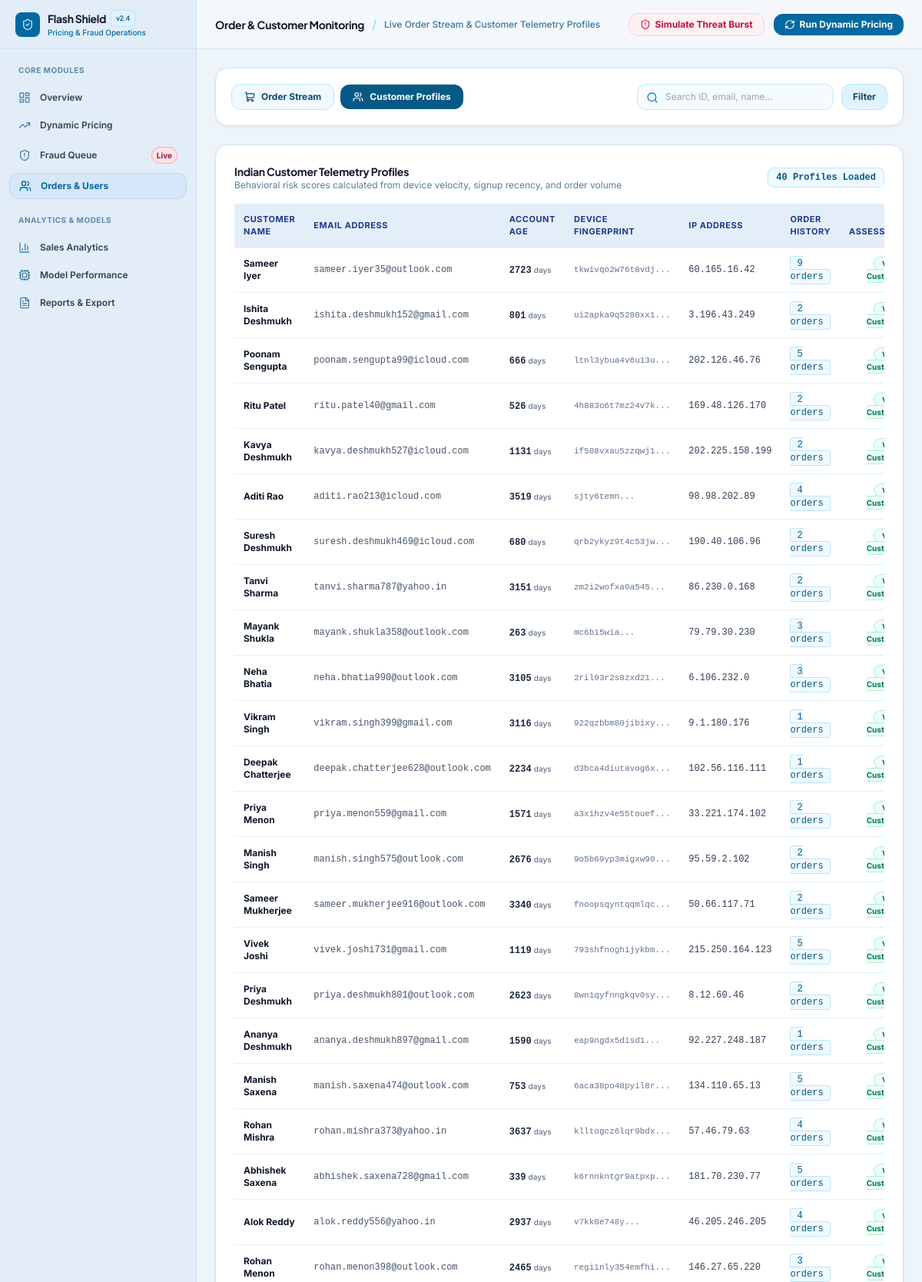
The page /admin/orders-users?tab=customers (upper part) on the database its author committed.
### app/models.py (models this page shows, shortened)
class Customer(UserMixin, db.Model):
    __tablename__ = 'customers'
    id = db.Column(db.String(64), primary_key=True, default=generate_uuid)
    name = db.Column(db.String(255), nullable=False)
    email = db.Column(db.String(255), unique=True, nullable=False)
    password_hash = db.Column(db.String(255), nullable=True)
    signup_date = db.Column(db.String(50), nullable=True)
    device_id = db.Column(db.String(255), nullable=True)
    ip_address = db.Column(db.String(100), nullable=True)
    account_age_days = db.Column(db.Integer, nullable=False, default=30)
    orders = db.relationship('Order', backref='customer', lazy='dynamic', order_by='Order.order_timestamp.desc()')

### app/dashboard/routes.py (the view)
@dashboard_bp.route('/orders-users')
def orders_users():
    search = request.args.get('q', '').strip()
    status_filter = request.args.get('status', '').strip()
    tab = request.args.get('tab', 'orders')
    orders_query = Order.query.order_by(Order.order_timestamp.desc())
    if status_filter:
        orders_query = orders_query.filter_by(status=status_filter)
    if search:
        orders_query = orders_query.filter(
            (Order.id.ilike(f'%{search}%')) | (Order.coupon_code.ilike(f'%{search}%'))
        )
    orders = orders_query.limit(40).all()
    cust_query = Customer.query
    if search:
        cust_query = cust_query.filter(
            (Customer.name.ilike(f'%{search}%')) | (Customer.email.ilike(f'%{search}%'))
        )
    customers = cust_query.limit(40).all()
    return render_template(
        'admin/orders_users.html',
        orders=orders,
        customers=customers,
        current_tab=tab,
        search_query=search,
        selected_status=status_filter
    )

### app/dashboard/routes.py (called while the page is built)
@dashboard_bp.before_request
def require_admin():
    if request.endpoint != 'auth.admin_login' and not session.get('is_admin'):
        pass

### app/templates/admin/orders_users.html (shortened to what this page needs)
{% extends "admin/layout.html" %}
{% block admin_title %}Order & Customer Monitoring{% endblock %}
{% block admin_subtitle %}Live Order Stream & Customer Telemetry Profiles{% endblock %}
{% block admin_content %}
<div class="p-5 admin-card flex flex-col md:flex-row md:items-center justify-between gap-4">
  <div class="flex items-center gap-2">
    <a href="{{ url_for('dashboard.orders_users', tab='orders', status=selected_status) }}"
      class="flex items-center gap-2 px-4 py-2 rounded-xl text-xs font-bold transition-all
      {% if current_tab == 'orders' %} bg-sky-800 text-white shadow-xs
      {% else %} bg-sky-50 text-sky-900 hover:bg-sky-100 border border-sky-200 {% endif %}">
      <i data-lucide="shopping-cart" class="w-3.5 h-3.5"></i>
      <span>Order Stream</span>
    </a>
    <a href="{{ url_for('dashboard.orders_users', tab='customers') }}"
      class="flex items-center gap-2 px-4 py-2 rounded-xl text-xs font-bold transition-all
      {% if current_tab == 'customers' %} bg-sky-800 text-white shadow-xs
      {% else %} bg-sky-50 text-sky-900 hover:bg-sky-100 border border-sky-200 {% endif %}">
      <i data-lucide="users" class="w-3.5 h-3.5"></i>
      <span>Customer Profiles</span>
    </a>
  </div>
  <form action="{{ url_for('dashboard.orders_users') }}" method="GET" class="flex items-center gap-2.5">
    <div class="relative">
      <input type="text" name="q" placeholder="Search ID, email, name..." value="{{ search_query }}"
        class="w-56 sm:w-64 pl-9 pr-4 py-2 bg-sky-50/60 border border-sky-200 focus:bg-white focus:border-sky-500 rounded-xl text-xs text-slate-900 outline-none transition-all">
      <i data-lucide="search" class="w-4 h-4 text-sky-600 absolute left-3 top-2.5"></i>
    </div>
    <button type="submit" class="px-3.5 py-2 bg-sky-100 hover:bg-sky-200 text-sky-900 rounded-xl text-xs font-bold border border-sky-200 transition-all">Filter</button>
  </form>
</div>
{% if current_tab == 'orders' %}
  <div class="p-6 admin-card space-y-4">
    <div class="flex items-center justify-between">
      <div>
        <h3 class="text-sm font-bold text-slate-900 font-display">Live Order Transactions</h3>
        <p class="text-xs text-sky-900/70">Real-time stream of purchases screened by dynamic pricing and fraud models</p>
      </div>
      <div class="flex items-center gap-1.5 text-xs">
        <a href="{{ url_for('dashboard.orders_users', tab='orders') }}" class="px-2.5 py-1 rounded-lg font-bold {% if not selected_status %}bg-sky-800 text-white{% else %}text-sky-900 hover:bg-sky-100 bg-sky-50 border border-sky-200{% endif %}">All</a>
        <a href="{{ url_for('dashboard.orders_users', tab='orders', status='APPROVED') }}" class="px-2.5 py-1 rounded-lg font-bold {% if selected_status == 'APPROVED' %}bg-emerald-600 text-white{% else %}text-sky-900 hover:bg-sky-100 bg-sky-50 border border-sky-200{% endif %}">Approved</a>
        <a href="{{ url_for('dashboard.orders_users', tab='orders', status='REVIEW') }}" class="px-2.5 py-1 rounded-lg font-bold {% if selected_status == 'REVIEW' %}bg-amber-600 text-white{% else %}text-sky-900 hover:bg-sky-100 bg-sky-50 border border-sky-200{% endif %}">Under Review</a>
        <a href="{{ url_for('dashboard.orders_users', tab='orders', status='BLOCKED') }}" class="px-2.5 py-1 rounded-lg font-bold {% if selected_status == 'BLOCKED' %}bg-rose-600 text-white{% else %}text-sky-900 hover:bg-sky-100 bg-sky-50 border border-sky-200{% endif %}">Blocked</a>
      </div>
    </div>
    <div class="overflow-x-auto">
      <table class="w-full text-left text-xs">
        <thead>
          <tr class="admin-table-header">
            <th class="py-3 px-3">Order ID</th>
            <th class="py-3 px-3">Customer</th>
            <th class="py-3 px-3">Product SKU</th>
            <th class="py-3 px-3">Qty</th>
            <th class="py-3 px-3">Total Paid</th>
            <th class="py-3 px-3">Coupon</th>
            <th class="py-3 px-3">Sale Type</th>
            <th class="py-3 px-3">Timestamp</th>
            <th class="py-3 px-3 text-right">Status</th>
          </tr>
        </thead>
        <tbody class="divide-y divide-slate-100 font-medium">
          {% for order in orders %}
            <tr class="hover:bg-slate-50 transition-colors">
              <td class="py-3 px-3 font-mono text-slate-900 font-bold">#{{ order.id[:8] }}</td>
              <td class="py-3 px-3">
                <div class="text-slate-900 font-semibold">{{ order.customer.name if order.customer else 'Guest' }}</div>
                <div class="text-[10px] text-slate-500 font-mono">{{ order.customer.email if order.customer else '' }}</div>
              </td>
              <td class="py-3 px-3 text-slate-700 max-w-xs truncate font-medium">{{ order.product.name if order.product else 'SKU Deleted' }}</td>
              <td class="py-3 px-3 font-mono text-slate-600">{{ order.quantity }}</td>
              <td class="py-3 px-3 font-mono font-bold text-slate-900">{{ order.price_paid | currency }}</td>
              <td class="py-3 px-3">
                {% if order.coupon_code %}
                  <span class="px-2 py-0.5 rounded bg-slate-100 text-slate-700 font-mono text-[10px] border border-slate-200">{{ order.coupon_code }}</span>
                {% else %}
                  <span class="text-slate-400 text-[10px]">None</span>
                {% endif %}
              </td>
              <td class="py-3 px-3">
                {% if order.is_flash_sale %}
                  <span class="px-2 py-0.5 rounded-full bg-sky-50 text-sky-700 text-[10px] font-bold border border-sky-200">Flash Deal</span>
                {% else %}
                  <span class="text-slate-500 text-[10px]">Standard</span>
                {% endif %}
              </td>
              <td class="py-3 px-3 font-mono text-[11px] text-slate-500">{{ order.order_timestamp[:19].replace('T', ' ') }}</td>
              <td class="py-3 px-3 text-right">
                <span class="px-2.5 py-0.5 rounded-full text-[10px] font-bold border
                  {% if order.status == 'BLOCKED' %} bg-rose-50 text-rose-700 border-rose-200
                  {% elif order.status == 'REVIEW' %} bg-amber-50 text-amber-700 border-amber-200
                  {% else %} bg-emerald-50 text-emerald-700 border-emerald-200 {% endif %}">
                  {{ order.status }}
                </span>
              </td>
            </tr>
          {% endfor %}
        </tbody>
      </table>
    </div>
  </div>
{% else %}
  <div class="p-6 admin-card space-y-4">
    <div class="flex items-center justify-between">
      <div>
        <h3 class="text-sm font-bold text-slate-900 font-display">Indian Customer Telemetry Profiles</h3>
        <p class="text-xs text-sky-900/70">Behavioral risk scores calculated from device velocity, signup recency, and order volume</p>
      </div>
      <span class="text-xs font-mono font-bold text-sky-800 bg-sky-50 px-2.5 py-1 rounded-lg border border-sky-200">{{ customers|length }} Profiles Loaded</span>
    </div>
    <div class="overflow-x-auto">
      <table class="w-full text-left text-xs">
        <thead>
          <tr class="admin-table-header">
            <th class="py-3 px-3">Customer Name</th>
            <th class="py-3 px-3">Email Address</th>
            <th class="py-3 px-3">Account Age</th>
            <th class="py-3 px-3">Device Fingerprint</th>
            <th class="py-3 px-3">IP Address</th>
            <th class="py-3 px-3">Order History</th>
            <th class="py-3 px-3 text-right">Risk Assessment</th>
          </tr>
        </thead>
        <tbody class="divide-y divide-sky-100 font-medium">
          {% for cust in customers %}
            <tr class="admin-table-row">
              <td class="py-3 px-3 text-slate-900 font-bold">{{ cust.name }}</td>
              <td class="py-3 px-3 font-mono text-slate-600">{{ cust.email }}</td>
              <td class="py-3 px-3">
                <span class="font-mono text-slate-800 font-semibold">{{ cust.account_age_days }}</span>
                <span class="text-[10px] text-slate-500">days</span>
              </td>
              <td class="py-3 px-3 font-mono text-[11px] text-slate-500 max-w-xs truncate" title="{{ cust.device_id }}">
                {{ cust.device_id[:16] }}...
              </td>
              <td class="py-3 px-3 font-mono text-slate-700">{{ cust.ip_address }}</td>
              <td class="py-3 px-3">
                <span class="px-2 py-0.5 rounded bg-sky-50 text-sky-800 font-mono border border-sky-200">{{ cust.orders.count() }} orders</span>
              </td>
              <td class="py-3 px-3 text-right">
                {% if cust.account_age_days <= 2 and cust.orders.count() > 3 %}
                  <span class="px-2.5 py-0.5 rounded-full text-[10px] font-bold bg-rose-50 text-rose-700 border border-rose-200">
                    High Risk
                  </span>
                {% elif cust.account_age_days < 30 %}
                  <span class="px-2.5 py-0.5 rounded-full text-[10px] font-bold bg-amber-50 text-amber-700 border border-amber-200">
                    Moderate Risk
                  </span>
                {% else %}
                  <span class="px-2.5 py-0.5 rounded-full text-[10px] font-bold bg-emerald-50 text-emerald-700 border border-emerald-200">
                    Verified Customer
                  </span>
                {% endif %}
              </td>
            </tr>
          {% endfor %}
        </tbody>
      </table>
    </div>
  </div>
{% endif %}
{% endblock %}

### app/static/css/custom.css (style rules this page uses)
:root { --font-sans: 'Inter', -apple-system, BlinkMacSystemFont, "Segoe UI", Roboto, sans-serif; --font-display: 'Plus Jakarta Sans', 'Inter', sans-serif; --admin-bg: #edf4fa; --admin-sidebar-bg: #e2edf8; --admin-header-bg: #f4f8fd; --admin-card-bg: #ffffff; --admin-border: #cfe0f2; --admin-border-subtle: #dbe7f5; --admin-accent: #0284c7; --admin-accent-dark: #0369a1; --admin-nav-active-bg: #d6e7f9; --admin-nav-active-text: #0369a1; --storefront-top-bg: #091322; --storefront-header-bg: #0f1f38; --storefront-header-border: #1a335a; --storefront-hero-start: #0c192c; --storefront-hero-mid: #112542; --storefront-hero-end: #183358; --text-main: #0f172a; --text-muted: #475569; --text-subtle: #64748b; }
body { font-family: var(--font-sans); color: var(--text-main); -webkit-font-smoothing: antialiased; -moz-osx-font-smoothing: grayscale; }
h1, h2, h3, h4, .font-display { font-family: var(--font-display); letter-spacing: -0.02em; }
.admin-card { background: #ffffff !important; border: 1px solid var(--admin-border) !important; border-radius: 16px; box-shadow: 0 1px 4px 0 rgba(2, 132, 199, 0.05), 0 1px 2px -1px rgba(2, 132, 199, 0.04); }
.admin-table-header { background-color: #e4eef9 !important; color: #1e3a8a !important; font-size: 11px; font-weight: 700; text-transform: uppercase; letter-spacing: 0.05em; border-bottom: 1px solid var(--admin-border) !important; }
.admin-table-row { border-bottom: 1px solid #e7eff8; transition: background-color 0.15s ease; }

### rows shown on the page
Customer: name "Sameer Iyer", email "sameer.iyer35@outlook.com", account_age_days "2723", device_id "tkwivqo2w76t8vdj", ip_address "60.165.16.42", orders.count "9", shows "Verified Customer"
Customer: name "Ishita Deshmukh", email "ishita.deshmukh152@gmail.com", account_age_days "801", device_id "ui2apka9q5280xx1", ip_address "3.196.43.249", orders.count "2", shows "Verified Customer"
Customer: name "Poonam Sengupta", email "poonam.sengupta99@icloud.com", account_age_days "666", device_id "ltnl3ybua4v6u13u", ip_address "202.126.46.76", orders.count "5", shows "Verified Customer"
Customer: name "Ritu Patel", email "ritu.patel40@gmail.com", account_age_days "526", device_id "4h883o6t7mz24v7k", ip_address "169.48.126.170", orders.count "2", shows "Verified Customer"
Customer: name "Kavya Deshmukh", email "kavya.deshmukh527@icloud.com", account_age_days "1131", device_id "if508vxau5zzqwj1", ip_address "202.225.158.199", orders.count "2", shows "Verified Customer"
Customer: name "Aditi Rao", email "aditi.rao213@icloud.com", account_age_days "3519", device "sjty6temn", ip_address "98.98.202.89", orders.count "4", shows "Verified Customer"
Customer: name "Suresh Deshmukh", email "suresh.deshmukh469@icloud.com", account_age_days "680", device_id "qrb2ykyz9t4c53jw", ip_address "190.40.106.96", orders.count "2", shows "Verified Customer"
Customer: name "Tanvi Sharma", email "tanvi.sharma787@yahoo.in", account_age_days "3151", device "zm2i2wofxa0a545", ip_address "86.230.0.168", orders.count "2", shows "Verified Customer"
Customer: name "Mayank Shukla", email "mayank.shukla358@outlook.com", account_age_days "263", device "mc6b15wia", ip_address "79.79.30.230", orders.count "3", shows "Verified Customer"
Customer: name "Neha Bhatia", email "neha.bhatia990@outlook.com", account_age_days "3105", device "2ril93r2s0zxd21", ip_address "6.106.232.0", orders.count "3", shows "Verified Customer"
Customer: name "Vikram Singh", email "vikram.singh399@gmail.com", account_age_days "3116", device_id "922qzbbm80jibixy", ip_address "9.1.180.176", orders.count "1", shows "Verified Customer"
Customer: name "Deepak Chatterjee", email "deepak.chatterjee628@outlook.com", account_age_days "2234", device_id "d3bca4diutavog6x", ip_address "102.56.116.111", orders.count "1", shows "Verified Customer"
Customer: name "Priya Menon", email "priya.menon559@gmail.com", account_age_days "1571", device_id "a3xihzv4e55touef", ip_address "33.221.174.102", orders.count "2", shows "Verified Customer"
Customer: name "Manish Singh", email "manish.singh575@outlook.com", account_age_days "2676", device_id "9o5b69yp3migxw90", ip_address "95.59.2.102", orders.count "2", shows "Verified Customer"
Customer: name "Sameer Mukherjee", email "sameer.mukherjee916@outlook.com", account_age_days "3340", device_id "fnoopsqyntqqmlqc", ip_address "50.66.117.71", orders.count "2", shows "Verified Customer"
Customer: name "Vivek Joshi", email "vivek.joshi731@gmail.com", account_age_days "1119", device_id "793shfnoghijykbm", ip_address "215.250.164.123", orders.count "5", shows "Verified Customer"
Customer: name "Priya Deshmukh", email "priya.deshmukh801@outlook.com", account_age_days "2623", device_id "8wn1qyfnngkqv0sy", ip_address "8.12.60.46", orders.count "2", shows "Verified Customer"
Customer: name "Ananya Deshmukh", email "ananya.deshmukh897@gmail.com", account_age_days "1590", device "eap9ngdx5d1sd1", ip_address "92.227.248.187", orders.count "1", shows "Verified Customer"
Customer: name "Manish Saxena", email "manish.saxena474@outlook.com", account_age_days "753", device_id "6aca38po48pyil8r", ip_address "134.110.65.13", orders.count "5", shows "Verified Customer"
Customer: name "Rohan Mishra", email "rohan.mishra373@yahoo.in", account_age_days "3637", device_id "klltogcz6lqr9bdx", ip_address "57.46.79.63", orders.count "4", shows "Verified Customer"
Customer: name "Abhishek Saxena", email "abhishek.saxena728@gmail.com", account_age_days "339", device_id "k6rnnkntgr9atpxp", ip_address "181.70.230.77", orders.count "5", shows "Verified Customer"
Customer: name "Alok Reddy", email "alok.reddy556@yahoo.in", account_age_days "2937", device "v7kk0e748y", ip_address "46.205.246.205", orders.count "4", shows "Verified Customer"
Customer: name "Rohan Menon", email "rohan.menon398@outlook.com", account_age_days "2465", device_id "regi1nly354emfhi", ip_address "146.27.65.220", orders.count "3", shows "Verified Customer"

### other values the page prints
{{ customers|length }} "40"
